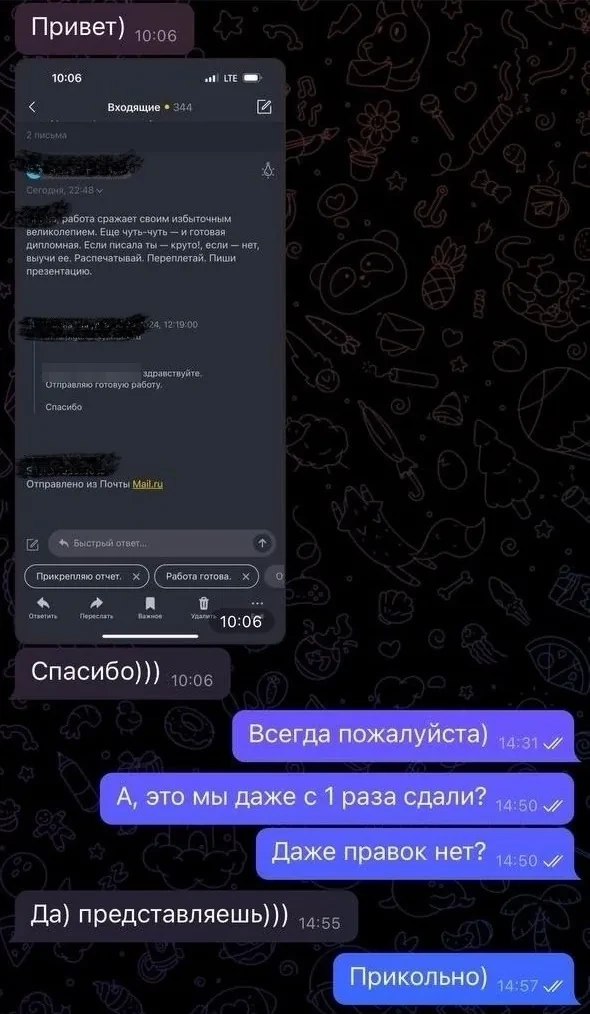
#> input picture scripts/salon-reviews-chat-20261104/img/review-05.webp, 590 x 1014 px, found by its file name
$ python fix_screenshots.py img/review-05.webp img/review-47.webp
#> lines starting #> are read from the running program, lines starting #| are printed output that depends on the picture
"""Скриншоты 05 и 47: закрыть то, что на остальных скриншотах уже замазано.

05 — в цитате письма видны имя и отчество научного руководителя;
47 — видно имя файла с темой работы (на 02, 08, 40 такие имена скрыты).

python fix_screenshots.py <assets/img/reviews релиза> <out>
Пишет <out>/review-NN.webp и <out>/thumbs/review-NN.webp (миниатюра шириной 420, как у остальных)."""
import sys
from pathlib import Path
from PIL import Image

src, out = Path(sys.argv[1]), Path(sys.argv[2])
JOBS = {  # номер: (размер скриншота, размер клетки, области для пикселизации)
    5: ((590, 1014), 7, [(42, 363, 141, 382)]),    # «Елена Александровна,»
    47: ((946, 472), 14, [(148, 26, 866, 66)]),     # «Пониженный_уровень_са … вания_созависимых»
}


def mosaic(im, box, cell=7):
    region = im.crop(box)
    w, h = region.size
    small = region.resize((max(1, w // cell), max(1, h // cell)), Image.BILINEAR)
    im.paste(small.resize((w, h), Image.NEAREST), box[:2])


(out / "thumbs").mkdir(parents=True, exist_ok=True)
for no, (size, cell, boxes) in JOBS.items():
    im = Image.open(src / f"review-{no:02d}.webp").convert("RGB")
#> im is the input picture: PIL image 590x1014 RGB; mean R, G, B 31.2, 31.5, 52
    assert im.size == size, (no, im.size)
    for box in boxes:
        mosaic(im, box, cell)
#> this loop made 1 pass
#> pass 1, in mosaic, `region = im.crop(box)`:
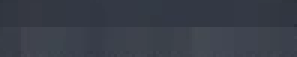
#> region: PIL image 99x19 RGB (shown 3 times larger); mean R, G, B 56.5, 61.5, 72.3
    im.save(out / f"review-{no:02d}.webp", "WEBP", quality=92, method=6)
    th = im.resize((420, round(im.height * 420 / im.width)), Image.LANCZOS)
    th.save(out / "thumbs" / f"review-{no:02d}.webp", "WEBP", quality=88, method=6)
    print(f"review-{no:02d}", im.size, "thumb", th.size)
#| review-05 (590, 1014) thumb (420, 722)
#> pass 2 of the loop `for no, (size, cell, boxes) in JOBS.items():`:
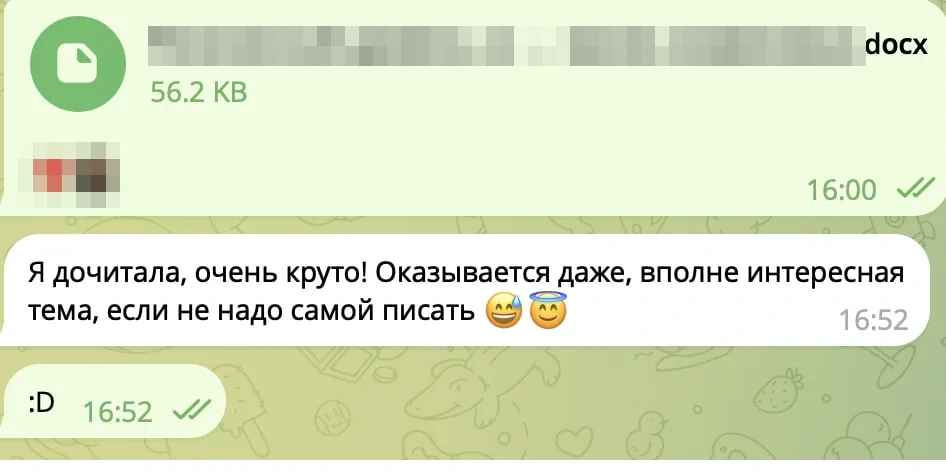
#> input picture scripts/salon-reviews-chat-20261104/img/review-47.webp, 946 x 472 px, found by its file name
#> im is the input picture: PIL image 946x472 RGB; mean R, G, B 220.5, 229, 200.2
#> the loop `for box in boxes:` made 1 pass
#> pass 1, in mosaic (call 2), `region = im.crop(box)`:
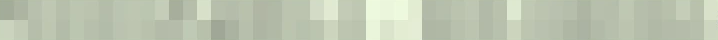
#> region: PIL image 718x40 RGB; mean R, G, B 189.1, 197.6, 177.1
#> `th = im.resize((420, round(im.height * 420 / im.width)), Image.LANCZOS)`:
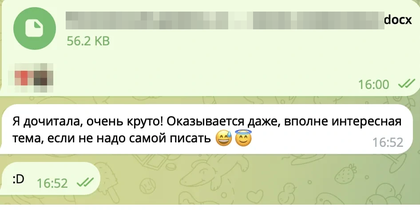
#> th: PIL image 420x210 RGB; mean R, G, B 220.2, 228.7, 200
#| review-47 (946, 472) thumb (420, 210)
